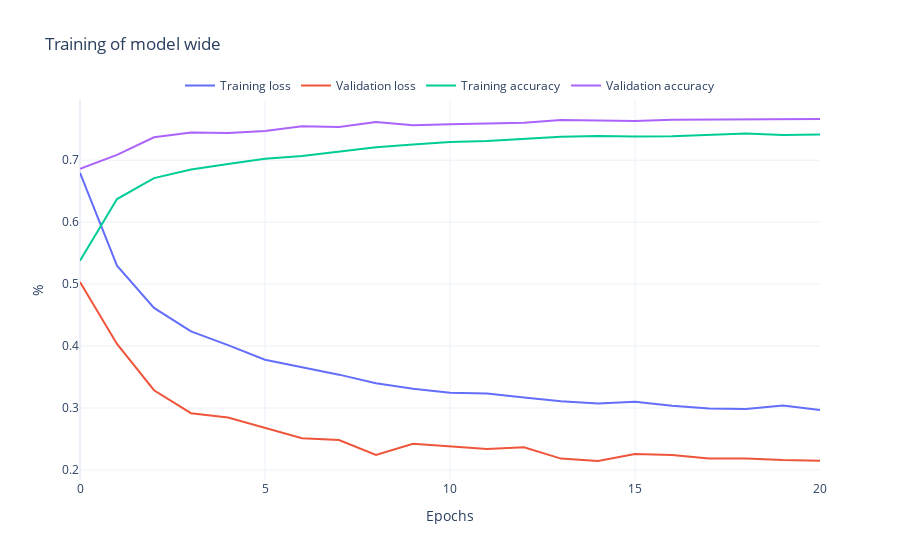

Notebook source saved alongside this figure:
### Markdown cell above
#### Plot the training and validation loss

### Code cell
rst.plot_history(history_wide, "wide")

### Figure 1 — Plotly figure (JSON) as saved in the notebook; plotly's stock layout.template omitted (floating-point values rounded to 4 significant figures)
{"data": [{"mode": "lines", "name": "Training loss", "type": "scatter", "y": [0.6797, 0.5297, 0.4616, 0.4236, 0.4014, 0.3779, 0.3658, 0.3538, 0.34, 0.3312, 0.3248, 0.3235, 0.3169, 0.3107, 0.3074, 0.31, 0.3036, 0.2992, 0.2984, 0.3039, 0.2968]}, {"mode": "lines", "name": "Validation loss", "type": "scatter", "y": [0.5034, 0.4034, 0.3287, 0.2916, 0.2846, 0.268, 0.2512, 0.2484, 0.2242, 0.2422, 0.238, 0.2338, 0.2366, 0.2183, 0.2144, 0.2258, 0.224, 0.2184, 0.2186, 0.2159, 0.2148]}, {"mode": "lines", "name": "Training accuracy", "type": "scatter", "y": [0.5376, 0.6372, 0.6712, 0.6849, 0.6939, 0.7024, 0.7069, 0.7145, 0.721, 0.7253, 0.7294, 0.7309, 0.7345, 0.738, 0.7389, 0.7381, 0.7387, 0.7408, 0.7433, 0.7405, 0.7417]}, {"mode": "lines", "name": "Validation accuracy", "type": "scatter", "y": [0.686, 0.7085, 0.7369, 0.7446, 0.7437, 0.7473, 0.7547, 0.7538, 0.7615, 0.7564, 0.7579, 0.7597, 0.7606, 0.765, 0.7647, 0.7632, 0.7653, 0.7656, 0.7656, 0.7659, 0.7665]}], "layout": {"legend": {"bgcolor": "rgba(255,255,255,0.5)", "orientation": "h", "x": 0.5, "xanchor": "center", "y": 1, "yanchor": "bottom"}, "title": {"text": "Training of model wide"}, "xaxis": {"title": {"text": "Epochs"}}, "yaxis": {"title": {"text": "%"}}}}
